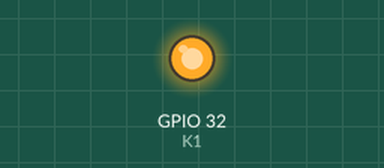
The program below on a simulated ESP32. On the bench: output pins drawn as LEDs (lit = HIGH). WiFi joins after 1.5 s; servers stay silent unless stated; EEPROM starts erased; nothing arrives over Bluetooth unless stated; a phone connects over Bluetooth LE 3 s after start.

Above: at 3.6 s.
At 37.8 s:
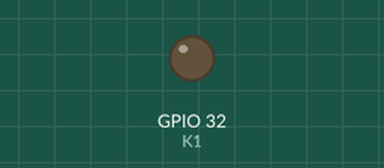
Timing chart, 0 to 42.0 s (numbered marks = the images above):
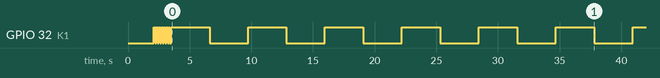

The program:

main.cpp
```cpp
#include <Arduino.h>

#define SP_MAVLINK Serial
#define SP_DEBUG Serial2
//============GLOBAL CONST =============
#define BLE_RECV_BUFF_LEN (15)

//LED管脚
#define K1 32
//============GLOBAL CONST END =============

//===========  COMMOM ASSETS  ============
char read_ssid[BLE_RECV_BUFF_LEN],read_pwd[BLE_RECV_BUFF_LEN];
//========================================

//=============================== OTA ===============================
#if defined(ESP8266)
  #include <ESP8266WiFi.h>
  #include <ESPAsyncTCP.h>
#elif defined(ESP32)
  #include <WiFi.h>
  #include <AsyncTCP.h>
#endif

#include <ESPAsyncWebServer.h>
#include <AsyncElegantOTA.h>

AsyncWebServer server(80);

bool g_ota_is_running = false;
void OTA_setup(void) {
  if(g_ota_is_running == false)
  {
    g_ota_is_running = true;  //仅启动一次

      server.on("/", HTTP_GET, [](AsyncWebServerRequest *request) {
      request->send(200, "text/plain", "Hi! This is a sample response.");
    });

    AsyncElegantOTA.begin(&server);    // Start AsyncElegantOTA
    server.begin();
    SP_DEBUG.println("HTTP server started");
  }
}

//=============================== OTA END ===============================

//=============================== DATA LINK =============================
//============ includes ===============
#include <WiFi.h>
#include <WiFiUdp.h>

#include <BLEDevice.h>
#include <BLEServer.h>
//#include <BLEUtils.h>
#include <BLE2902.h>

#include "EEPROM.h"

//================================= EEPROM ===============================================
// Instantiate eeprom objects with parameter/argument names and sizes
#define EEPROM_SIZE (36)
#define EEPROM_SSID_OFFSET (0)
#define EEPROM_PWD_OFFSET (BLE_RECV_BUFF_LEN+3)

void setup_eeprom() {
  delay(1000);
  if (!EEPROM.begin(EEPROM_SIZE))
  {
    //SP_DEBUG.println("failed to initialise EEPROM");
    delay(1000000);
  }
}

void eeprom_read()
{
  for (int i = EEPROM_SSID_OFFSET; i < BLE_RECV_BUFF_LEN+EEPROM_SSID_OFFSET; i++)
  {
    read_ssid[i-EEPROM_SSID_OFFSET] = byte(EEPROM.read(i));
  }

  for (int i = EEPROM_PWD_OFFSET; i < BLE_RECV_BUFF_LEN+EEPROM_PWD_OFFSET; i++)
  {
    read_pwd[i-EEPROM_PWD_OFFSET] = byte(EEPROM.read(i));
  }
}

void eeprom_save(char *ssid, char* pwd)
{
  // Write: Variables ---> EEPROM stores
  for (int i = EEPROM_SSID_OFFSET; i < BLE_RECV_BUFF_LEN+EEPROM_SSID_OFFSET; i++)
  {
    //read_ssid[i-EEPROM_SSID_OFFSET] = byte(EEPROM.read(i));
    EEPROM.write(i, ssid[i-EEPROM_SSID_OFFSET]);
  }

  for (int i = EEPROM_PWD_OFFSET; i < BLE_RECV_BUFF_LEN+EEPROM_PWD_OFFSET; i++)
  {
    EEPROM.write(i, pwd[i-EEPROM_PWD_OFFSET]);
  }
  EEPROM.commit();
  // Read back
  eeprom_read();
  // check
  if(strcmp(read_ssid,ssid)!=0 || strcmp(read_pwd,pwd)!=0)
  {
    //SP_DEBUG.println(ssid);
    //SP_DEBUG.println(read_ssid);
    //SP_DEBUG.println(pwd);
    //SP_DEBUG.println(read_pwd);
    //SP_DEBUG.println("Failed to read back ssid or/and pwd.");
  }
  else
  {
    SP_DEBUG.println("Save Succeed.");
  }
}

//================================= EEPROM END ===============================================

//================================= BLE ==================================================
BLEServer *pServer = NULL;
BLECharacteristic * pTxCharacteristic;
BLECharacteristic * pRxCharacteristic_ssid, *pRxCharacteristic_pwd;
bool deviceConnected = false;
bool oldDeviceConnected = false;
//uint8_t txValue = 0;

// See the following for generating UUIDs:
// https://www.uuidgenerator.net/

#define SERVICE_UUID           "6E400001-B5A3-F393-E0A9-E50E24DCCA9E" // UART service UUID
#define CHARACTERISTIC_UUID_RX_SSID "6E400002-B5A3-F393-E0A9-E50E24DCCA9E"  //SSID
#define CHARACTERISTIC_UUID_RX_PWD "6E400003-B5A3-F393-E0A9-E50E24DCCA9E"   //PWD
#define CHARACTERISTIC_UUID_TX "6E400004-B5A3-F393-E0A9-E50E24DCCA9E"     //NOTIFY

char ssid_string[BLE_RECV_BUFF_LEN];
char pwd_string[BLE_RECV_BUFF_LEN];

class MyServerCallbacks: public BLEServerCallbacks {
    void onConnect(BLEServer* pServer) {
      deviceConnected = true;
    };

    void onDisconnect(BLEServer* pServer) {
      deviceConnected = false;
    }
};

class MyCallbacks: public BLECharacteristicCallbacks {
    void onWrite(BLECharacteristic *pCharacteristic) {
      std::string rxValue = pCharacteristic->getValue();

      if (rxValue.length() > 0) {
        if (pCharacteristic == pRxCharacteristic_ssid)
        {
          //ssid Received Value:
          memset(ssid_string,0,BLE_RECV_BUFF_LEN);
          for (int i = 0; i < rxValue.length(); i++)
          {
            ssid_string[i] = rxValue[i];
          }
        }
        else if (pCharacteristic == pRxCharacteristic_pwd)
        {
          //pwd Received Value:
          memset(pwd_string,0,BLE_RECV_BUFF_LEN);
          for (int i = 0; i < rxValue.length(); i++)
          {
            pwd_string[i] = rxValue[i];
          }
        }
      }
      //SP_DEBUG.print("ssid/pwd:");
      //SP_DEBUG.print(ssid_string);
      //SP_DEBUG.print("/");
      //SP_DEBUG.println(pwd_string);

      eeprom_save(ssid_string, pwd_string);
    }
};


void setup_BLE() {
  //SP_DEBUG.begin(115200);

  // Create the BLE Device
  BLEDevice::init("Drone Transciver");

  // Create the BLE Server
  pServer = BLEDevice::createServer();
  pServer->setCallbacks(new MyServerCallbacks());

  // Create the BLE Service
  BLEService *pService = pServer->createService(SERVICE_UUID);

  // Create a BLE Characteristic
  pTxCharacteristic = pService->createCharacteristic(
                    CHARACTERISTIC_UUID_TX,
                    BLECharacteristic::PROPERTY_NOTIFY
                  );

  pTxCharacteristic->addDescriptor(new BLE2902());

  pRxCharacteristic_ssid = pService->createCharacteristic(
                       CHARACTERISTIC_UUID_RX_SSID,
                      BLECharacteristic::PROPERTY_WRITE
                    );

  pRxCharacteristic_ssid->setCallbacks(new MyCallbacks());

  pRxCharacteristic_pwd = pService->createCharacteristic(
                       CHARACTERISTIC_UUID_RX_PWD,
                      BLECharacteristic::PROPERTY_WRITE
                    );

  pRxCharacteristic_pwd->setCallbacks(new MyCallbacks());

  // Start the service
  pService->start();

  // Start advertising, Waiting a client connection to notify...
  pServer->getAdvertising()->start();

}
//================================= BLE END ==================================================

//================================= WIFI =====================================================
//const char* ssid = "XXX";
//const char* password = "XXX";
//WiFi连接标志
bool wifi_connected,wifi_last_connect_state;
//IP地址最后一段
#define LAST_IP_SECTOR 255

//IP address to send UDP data to:
// either use the ip address of the server or
// a network broadcast address
//const char * udpAddress = "192.168.100.114";
IPAddress staticLocalIp,staticRemoteIp;
const int udpPort_bit = 3333;
const int udpPort_data = 3334;
const int udpPort_rc = 3335;

//The udp library class
WiFiUDP udp_BIT;
WiFiUDP udp_Data;
WiFiUDP udp_RC;

IPAddress remoteIp(WiFi.localIP());

//BIT上报分频
uint16_t bit_prescaler = 0;
const uint16_t BIT_PRESCALER = 300;  //分频计数
uint32_t udp_recv_cnt = 0;  //udp接收到的字节计数
uint32_t uart_recv_cnt = 0; //SP_MAVLINK接收到的字节计数
uint32_t udp_rc_recv_cnt = 0; //RC控制指令接收字节计数

//串口2接收缓冲区
#define USART2_RECV_BUF_SZIE (2048)
uint8_t SP_MAVLINK_recv_buf[USART2_RECV_BUF_SZIE];

//UDP_DATA端口接收缓冲区
#define UDP_DATA_RECV_BUF_SIZE (2048)
uint8_t udp_data_recv_buf[UDP_DATA_RECV_BUF_SIZE];

void StartUDPService()
{

  //initializes the UDP state
  //This initializes the transfer buffer
  udp_BIT.begin(WiFi.localIP(),udpPort_bit);
  udp_Data.begin(WiFi.localIP(),udpPort_data);
  udp_RC.begin(WiFi.localIP(),udpPort_rc);
}

void Wifi_connected(WiFiEvent_t event, WiFiEventInfo_t info) {
  wifi_connected = true;
  StartUDPService();
  OTA_setup();
  SP_DEBUG.println("Successfully connected to Access Point");
}

void Get_IPAddress(WiFiEvent_t event, WiFiEventInfo_t info) {
  SP_DEBUG.println("WIFI is connected!");
  SP_DEBUG.println("IP address: ");
  SP_DEBUG.println(WiFi.localIP());
}

void Wifi_disconnected(WiFiEvent_t event, WiFiEventInfo_t info) {
  wifi_connected = false;
  SP_DEBUG.println("Disconnected from WIFI access point");
  SP_DEBUG.print("WiFi lost connection. Reason: ");
  SP_DEBUG.println(info.wifi_sta_disconnected.reason);
  SP_DEBUG.println("Reconnecting...");
  WiFi.begin(ssid_string, pwd_string);
}

void setup_wifi() {
  //WiFi连接标志
  wifi_connected = false;

  //串口初始化
  SP_MAVLINK.setRxBufferSize(USART2_RECV_BUF_SZIE);
  SP_MAVLINK.begin(115200);

  //WiFi断开连接
  WiFi.disconnect(true);
  delay(1000);

  //WiFi事件注册
  WiFi.onEvent(Wifi_connected, ARDUINO_EVENT_WIFI_STA_CONNECTED);
  WiFi.onEvent(Get_IPAddress, ARDUINO_EVENT_WIFI_STA_GOT_IP);
  WiFi.onEvent(Wifi_disconnected, ARDUINO_EVENT_WIFI_STA_DISCONNECTED);
  //WiFi启动
  WiFi.begin(ssid_string, pwd_string);
  SP_DEBUG.println("Waiting for WIFI network...");
}

//================================= WIFI END=====================================================
void setup() {
  //LED初始化
  pinMode(K1 , OUTPUT);
  SP_DEBUG.begin(115200);

  SP_DEBUG.println("Version 1.02, Characteristics: OTA, Double Serials, BIT");

  //rtc_wdt_protect_off();    // 看门狗写保护关闭，关闭后可以喂狗
  //rtc_wdt_enable();         // 启动看门狗
  //rtc_wdt_set_time(RTC_WDT_STAGE0, 800);  // 设置看门狗超时 800ms，超时重启

  setup_BLE();
  setup_eeprom();
  eeprom_read();
  strcpy(ssid_string,read_ssid);
  strcpy(pwd_string,read_pwd);
  SP_DEBUG.print("ssid/pwd:");
  SP_DEBUG.print(ssid_string);
  SP_DEBUG.print("/");
  SP_DEBUG.println(pwd_string);
  setup_wifi();
}

void loop() {
  ///BLE
  // disconnecting
  if (!deviceConnected && oldDeviceConnected) {
      //delay(500); // give the bluetooth stack the chance to get things ready
      pServer->startAdvertising(); // restart advertising
      //start advertising
      oldDeviceConnected = deviceConnected;
  }
  // connecting
  if (deviceConnected && !oldDeviceConnected) {
  // do stuff here on connecting
      oldDeviceConnected = deviceConnected;
  }

  // WiFi
  //连接成功则配置一次静态IP
  if(wifi_last_connect_state == false && wifi_connected == true)
  {
    remoteIp = WiFi.localIP();
    remoteIp[3] = LAST_IP_SECTOR;
  }
  //wifi_last_connect_state = wifi_connected;
  //only send data when connected
  if (wifi_connected) {
    //DATA UDP Process
    {
      //check UART2 for data
      if (SP_MAVLINK.available()) {
        size_t len = SP_MAVLINK.available();
        uart_recv_cnt+=len; //数据长度记录,BIT
        len = len>USART2_RECV_BUF_SZIE?USART2_RECV_BUF_SZIE:len;  //防止超出缓冲区长度
        SP_MAVLINK.readBytes(SP_MAVLINK_recv_buf, len);
        udp_Data.beginPacket(remoteIp, udpPort_data);
        udp_Data.write(SP_MAVLINK_recv_buf, len);
        udp_Data.endPacket();
      }
      //send to UART2
      int packetSize = udp_Data.parsePacket(); //获取当前队首数据包长度
      if (packetSize)                     //如果有数据可用
      {
        udp_Data.read(udp_data_recv_buf, packetSize); //读取当前包数据
        udp_recv_cnt+=packetSize; //数据长度记录,BIT
        SP_MAVLINK.write(udp_data_recv_buf, packetSize);
      }
    }

    //RC UDP Process
    {
      //send to UART1
      int packetSize = udp_RC.parsePacket(); //获取当前队首数据包长度
      if (packetSize)                     //如果有数据可用
      {
        udp_RC.read(udp_data_recv_buf, packetSize); //读取当前包数据
        udp_rc_recv_cnt+=packetSize; //数据长度记录,RC
        SP_DEBUG.write(udp_data_recv_buf, packetSize);
      }
    }

    //BIT分频上报
    if(bit_prescaler++>BIT_PRESCALER)
    {
      bit_prescaler=0;
      //BIT UDP Send a packet
      udp_BIT.beginPacket(remoteIp, udpPort_bit);
      udp_BIT.printf("T: %.2f ", float(millis() / 1000));
      //udp_BIT.printf("NetState: %d\n", WiFi.status());
      udp_BIT.printf("udp_recv_cnt: %ld uart_recv_cnt: %ld udp_rc_recv_cnt: %ld\n", udp_recv_cnt,uart_recv_cnt,udp_rc_recv_cnt);
      udp_BIT.endPacket();
      digitalWrite(K1, 1 - digitalRead(K1));
      //SP_DEBUG.print("RSSI: ");
      //SP_DEBUG.println(WiFi.RSSI());

      //BLE 打印
      if (deviceConnected) {
        uint8_t _localip[2];
        _localip[0]=WiFi.localIP()[2];
        _localip[1]=WiFi.localIP()[3];
        char __temp_str[17]={0};
        sprintf(__temp_str,"%d.%d.%d.%d",WiFi.localIP()[0],WiFi.localIP()[1],WiFi.localIP()[2],WiFi.localIP()[3]);
        pTxCharacteristic->setValue((uint8_t*)__temp_str, 17);
        pTxCharacteristic->notify();
        //delay(1000); // bluetooth stack will go into congestion, if too many packets are sent
      }

    }
    delay(10);
  }
  else
  {
    delay(100);
    digitalWrite(K1, 1 - digitalRead(K1));
  }
}

//=============================== DATA LINK END =============================
```

Measured:
- by itself, GPIO 32 (K1): goes 7 × (HIGH 0.10 s, LOW 0.10 s), 6 × (HIGH 3.1 s, LOW 3.1 s), then HIGH
